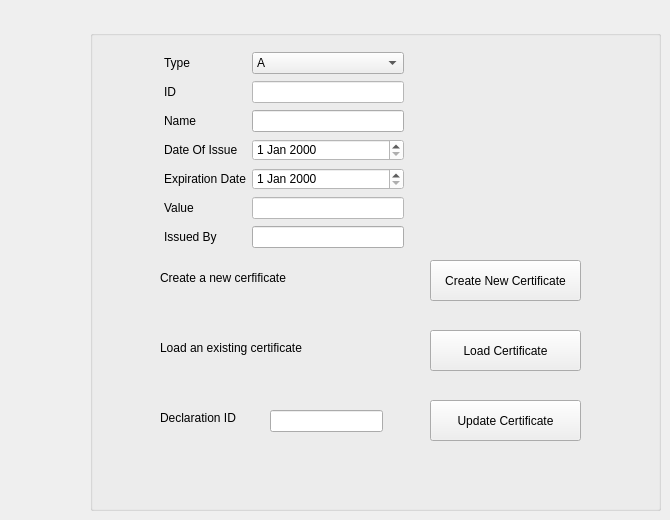
    <widget class="QWidget" name="tab_3">
     <attribute name="title">
      <string>Certificate</string>
     </attribute>
     <widget class="QGroupBox" name="groupBox_3">
      <property name="geometry">
       <rect>
        <x>90</x>
        <y>30</y>
        <width>571</width>
        <height>481</height>
       </rect>
      </property>
      <property name="title">
       <string/>
      </property>
      <widget class="QPushButton" name="pushButton_3">
       <property name="geometry">
        <rect>
         <x>340</x>
         <y>230</y>
         <width>151</width>
         <height>41</height>
        </rect>
       </property>
       <property name="text">
        <string>Create New Certificate</string>
       </property>
      </widget>
      <widget class="QPushButton" name="pushButton_4">
       <property name="geometry">
        <rect>
         <x>340</x>
         <y>300</y>
         <width>151</width>
         <height>41</height>
        </rect>
       </property>
       <property name="text">
        <string>Load Certificate</string>
       </property>
      </widget>
      <widget class="QPushButton" name="pushButton_5">
       <property name="geometry">
        <rect>
         <x>340</x>
         <y>370</y>
         <width>151</width>
         <height>41</height>
        </rect>
       </property>
       <property name="text">
        <string>Update Certificate</string>
       </property>
      </widget>
      <widget class="QLabel" name="label_18">
       <property name="geometry">
        <rect>
         <x>70</x>
         <y>240</y>
         <width>231</width>
         <height>16</height>
        </rect>
       </property>
       <property name="text">
        <string>Create a new cerfificate</string>
       </property>
      </widget>
      <widget class="QLabel" name="label_19">
       <property name="geometry">
        <rect>
         <x>70</x>
         <y>310</y>
         <width>181</width>
         <height>16</height>
        </rect>
       </property>
       <property name="text">
        <string>Load an existing certificate</string>
       </property>
      </widget>
      <widget class="QLineEdit" name="lineEdit_14">
       <property name="geometry">
        <rect>
         <x>180</x>
         <y>380</y>
         <width>113</width>
         <height>22</height>
        </rect>
       </property>
      </widget>
      <widget class="QLabel" name="label_20">
       <property name="geometry">
        <rect>
         <x>70</x>
         <y>380</y>
         <width>91</width>
         <height>16</height>
        </rect>
       </property>
       <property name="text">
        <string>Declaration ID</string>
       </property>
      </widget>
      <widget class="QWidget" name="layoutWidget">
       <property name="geometry">
        <rect>
         <x>74</x>
         <y>21</y>
         <width>240</width>
         <height>199</height>
        </rect>
       </property>
       <layout class="QGridLayout" name="gridLayout">
        <item row="4" column="0">
         <widget class="QLabel" name="label_17">
          <property name="text">
           <string>Expiration Date</string>
          </property>
         </widget>
        </item>
        <item row="4" column="1">
         <widget class="QDateEdit" name="dateEdit_3">
          <property name="styleSheet">
           <string notr="true">background-color: rgb(255, 255, 255);
color: rgb(0, 0, 0);</string>
          </property>
         </widget>
        </item>
        <item row="1" column="1">
         <widget class="QLineEdit" name="lineEdit_13">
          <property name="styleSheet">
           <string notr="true">background-color: rgb(255, 255, 255);
color: rgb(0, 0, 0);</string>
          </property>
          <property name="text">
           <string/>
          </property>
         </widget>
        </item>
        <item row="5" column="0">
         <widget class="QLabel" name="label_14">
          <property name="text">
           <string>Value</string>
          </property>
         </widget>
        </item>
        <item row="2" column="1">
         <widget class="QLineEdit" name="lineEdit_15"/>
        </item>
        <item row="0" column="0">
         <widget class="QLabel" name="label_15">
          <property name="text">
           <string>Type</string>
          </property>
         </widget>
        </item>
        <item row="3" column="1">
         <widget class="QDateEdit" name="dateEdit_2">
          <property name="styleSheet">
           <string notr="true">background-color: rgb(255, 255, 255);
color: rgb(0, 0, 0);</string>
          </property>
         </widget>
        </item>
        <item row="0" column="1">
         <widget class="QComboBox" name="comboBox_4">
          <item>
           <property name="text">
            <string>A</string>
           </property>
          </item>
          <item>
           <property name="text">
            <string>B</string>
           </property>
          </item>
          <item>
           <property name="text">
            <string>C</string>
           </property>
          </item>
         </widget>
        </item>
        <item row="1" column="0">
         <widget class="QLabel" name="label_16">
          <property name="text">
           <string>ID</string>
          </property>
         </widget>
        </item>
        <item row="3" column="0">
         <widget class="QLabel" name="label_13">
          <property name="text">
           <string>Date Of Issue</string>
          </property>
         </widget>
        </item>
        <item row="2" column="0">
         <widget class="QLabel" name="label_21">
          <property name="text">
           <string>Name</string>
          </property>
         </widget>
        </item>
        <item row="5" column="1">
         <widget class="QLineEdit" name="lineEdit_3">
          <property name="styleSheet">
           <string notr="true">background-color: rgb(255, 255, 255);
color: rgb(0, 0, 0);</string>
          </property>
         </widget>
        </item>
        <item row="6" column="0">
         <widget class="QLabel" name="label_22">
          <property name="text">
           <string>Issued By</string>
          </property>
         </widget>
        </item>
        <item row="6" column="1">
         <widget class="QLineEdit" name="lineEdit_6">
          <property name="readOnly">
           <bool>true</bool>
          </property>
         </widget>
        </item>
       </layout>
      </widget>
      <zorder>pushButton_3</zorder>
      <zorder>layoutWidget</zorder>
      <zorder>pushButton_4</zorder>
      <zorder>pushButton_5</zorder>
      <zorder>label_18</zorder>
      <zorder>label_19</zorder>
      <zorder>lineEdit_14</zorder>
      <zorder>label_20</zorder>
     </widget>
    </widget>
